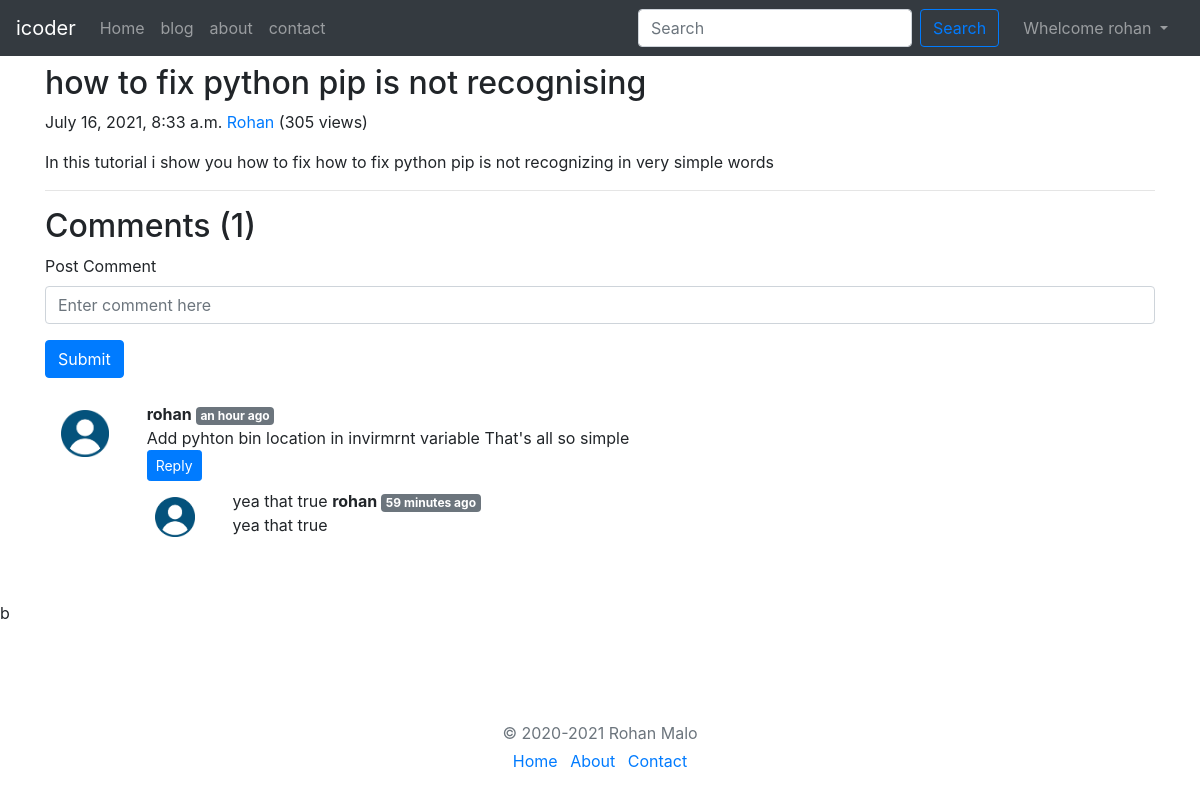
Screenshot of /blog/Rohan/ (signed in) with the database file from the repository.
### blog/models.py (models this page shows, shortened)
class Post(models.Model):
    sno = models.AutoField(primary_key=True)
    title = models.CharField(max_length=225)
    contect = models.TextField()
    auther = models.CharField(max_length=100)
    slug = models.CharField(max_length=150)
    views = models.IntegerField(default=0)
    timeStamp = models.DateTimeField(blank=True)

class BlogComments(models.Model):
    sno = models.AutoField(primary_key=True)
    comment = models.TextField()
    user = models.ForeignKey(User, on_delete=models.CASCADE)
    post = models.ForeignKey(Post, on_delete=models.CASCADE)
    parent = models.ForeignKey('self', on_delete=models.CASCADE, null=True)
    timestamp = models.DateTimeField(default=now)

### blog/views.py (the view)
# urls.py: path('<str:slug>/', views.blogPost, name='blogPost'),
def blogPost(request, slug):
    post = Post.objects.filter(slug=slug).first()
    post.views = post.views + 1
    post.save()
    comments = BlogComments.objects.filter(post=post, parent=None)
    replies = BlogComments.objects.filter(post=post).exclude(parent=None)
    repyDict = {}
    for reply in replies:
        if reply.parent.sno not in repyDict.keys():
            repyDict[reply.parent.sno] = [reply]
        else:
            repyDict[reply.parent.sno].append(reply)
    context = {'post':post, 'comments':comments, 'user': request.user, 'repyDict':repyDict}
    return render(request, 'blog/blogPost.html', context)

### blog/templatetags/extras.py (called while the page is built)
@register.filter(name='get_val')
def get_val(dict, key):
    return dict.get(key)

### templates/blog/blogPost.html (shortened to what this page needs)
{% extends 'base.html' %}
{% load humanize %}
{% load extras %}
{% block body %}
<div class="container">
    <div class="blog-post">
        <h2 class="blog-post-title my-2">{{post.title}}</h2>
        <p class="blog-post-meta">{{post.timeStamp}} <a href="#">{{post.auther}}</a> (<span>{{post.views}} views</span>)</p>
        <p>{{post.contect|safe}}</p>
        <hr>
    </div>
</div>
<div class="container">
    <h2>Comments ({{comments.count}})</h2>
    <div class="my-2">
        {% if user.is_authenticated %}
        <form action="/blog/postComment" method="post">
            <div class="form-group">
                <label for="exampleInputEmail1">Post Comment </label>
                <input type="text" class="form-control" name="comment" placeholder="Enter comment here">
            </div>
            <button type="submit" class="btn btn-primary">Submit</button>
        </form>
        {% else %}
        <p>Place login to post your Comment</p>
        {% endif %}
    </div>
    {% for comment in comments %}
    <div class="row my-3 p-2">
        <div class="col-md-1  ">
            <img class="rounded mx-auto d-block w-100 p-2 " src="/static/img/user.png" alt="user">
        </div>
        <div class="col-md-11 ">
            <b> {{comment.user.username}} </b> <span class="badge badge-secondary">{{comment.timestamp | naturaltime}}</span>
            <div> {{comment.comment|safe}} </div>
            <div class="reply mx-0">
                {% if user.is_authenticated %}
                <button class="btn btn-sm btn-primary" type="button" data-toggle="collapse"
                    data-target="#replyBox{{comment.sno}}" aria-expanded="false"
                    aria-controls="replyBox{{comment.sno}}">
                    Reply
                </button>
                {% else %}
                <button class="btn btn-sm btn-primary" type="button" data-toggle="collapse"
                    data-target="#replyBox{{comment.sno}}" aria-expanded="false"
                    aria-controls="replyBox{{comment.sno}}">
                    Login to reply
                </button>
                {% endif %}
                <div class="replies ">
                    {% for reply in repyDict|get_val:comment.sno %}
                    <div class="row my-2">
                        <div class="col-md-1">
                            <img class="rounded mx-auto d-block w-100 p-2 " src="/static/img/user.png" alt="user">
                        </div>
                        <div class="col-md-11  ">
                            {{reply.comment}}
                            <b> {{reply.user.username}} </b> <span class="badge badge-secondary">{{reply.timestamp | naturaltime}}</span>
                            <div> {{reply.comment}} </div>
                        </div>
                    </div>
                    <br>
                    {% endfor %}
                </div>
            </div>
        </div>
    </div>
    {% endfor %}
</div>
b
{% endblock body %}

### templates/base.html (shortened to what this page needs)
<!doctype html>
<html lang="en">
<head>
    <link rel="stylesheet" href="https://maxcdn.bootstrapcdn.com/bootstrap/4.0.0/css/bootstrap.min.css"
>
</head>
<body>
    <nav class="navbar navbar-expand-lg navbar-dark bg-dark">
        <a class="navbar-brand" href="/">icoder</a>
        <div class="collapse navbar-collapse" id="navbarSupportedContent">
            <ul class="navbar-nav mr-auto">
                <li class="nav-item {% block home %}{% endblock home %}">
                    <a class="nav-link" href="/">Home <span class="sr-only">(current)</span></a>
                </li>
                <li class="nav-item {% block blog %}{% endblock blog %}">
                    <a class="nav-link" href="/blog">blog</a>
                </li>
                <li class="nav-item {% block about %}{% endblock about %}">
                    <a class="nav-link" href="/about">about</a>
                </li>
                <li class="nav-item {% block contact %}{% endblock contact %}">
                    <a class="nav-link" href="/contact">contact</a>
                </li>
            </ul>
            <form method="get" action="search" class="form-inline my-2 my-lg-0 mx-3">
                <input class="form-control mr-sm-2" type="search" placeholder="Search" name="query" id="query"
                    aria-label="Search">
                <button class="btn btn-outline-primary my-2 my-sm-0" type="submit">Search</button>
            </form>
    {% if user.is_authenticated %}
    <ul class="navbar-nav mr-2">
    <li class="nav-item dropdown">
        <a class="nav-link dropdown-toggle" href="#" id="navbarDropdown" role="button" data-toggle="dropdown" aria-haspopup="true" aria-expanded="false">
          Whelcome {{request.user}}
        </a>
      </li>
    </ul>
    {% else %}
    <button type="button" class="btn btn-primary" data-toggle="modal" data-target="#sinUpmodal">signup</button>
        </div>
    <button type="button" class="btn btn-primary mx-2" data-toggle="modal" data-target="#loginmodal">login</button>
        </div>
    {% endif %}
    </nav>
    {% block body %}{% endblock body %}
    <footer class="my-5 pt-5 text-muted text-center text-small">
        <p class="mb-1">© 2020-2021 Rohan Malo </p>
        <ul class="list-inline">
            <li class="list-inline-item"><a href="home">Home</a></li>
            <li class="list-inline-item"><a href="about">About</a></li>
            <li class="list-inline-item"><a href="contact">Contact</a></li>
        </ul>
    </footer>
</body>
</html>

### rows the page displays
Post: title "how to fix python pip is not recognising", timeStamp "July 16, 2021, 8:33 a.m.", auther "Rohan", views "305", contect "In this tutorial i show you how to fix how to fix python pip is not recognizing in very simple words"
BlogComments: user.username "rohan", timestamp "an hour ago", comment "Add pyhton bin location in invirmrnt variable That's all so simple"
BlogComments: comment "yea that true", user.username "rohan", timestamp "59 minutes ago"

### other values shown
{{ request.user }} "rohan"
{{ comments.count }} "1"
